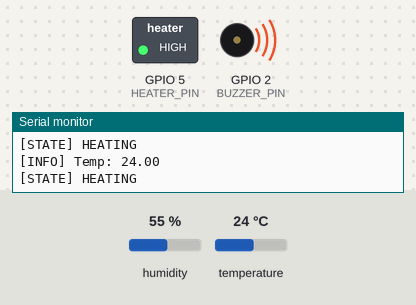
Recording of a sketch running on a simulated ESP32. Shown: switched loads named in the sketch (green lamp = pin HIGH), buzzer (waves = sounding, pin HIGH), the last lines printed to the serial monitor. The test bench sets the inputs (shaded band); at power-on: temperature 24 °C, humidity 55 %.

Above: at 2.8 s.
2.9 s: temperature set to 25.5 °C
At 4.5 s:
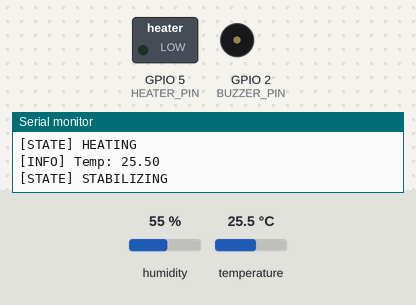
5.6 s: temperature set to 39.4 °C
9.5 s: temperature set to 40.4 °C
At 10.9 s:
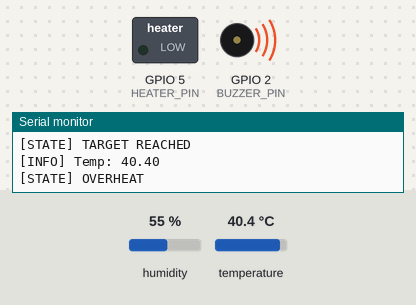
12.2 s: temperature set to 12 °C
At 14.3 s:
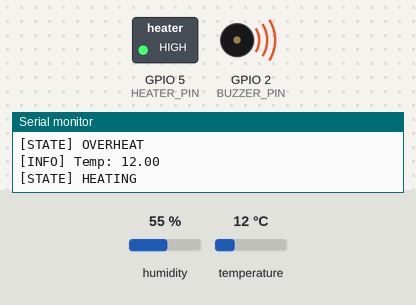
15.5 s: temperature set to 28 °C
At 17.2 s:
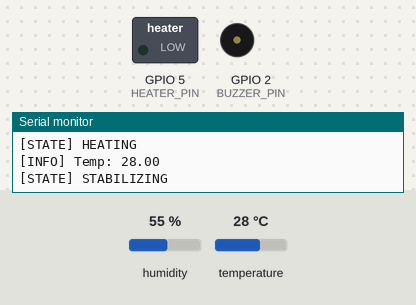
Timing chart, 0 to 18.7 s (numbered marks = the images above; inputs shaded):
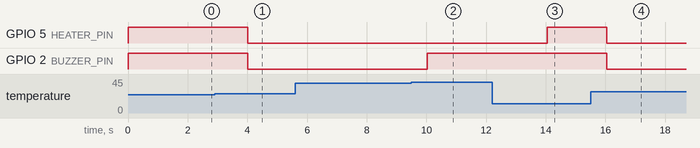

Measured:
- the behaviour switches between 24.9 and 25 °C on temperature (found by bisection; images 0 and 1)
- the behaviour switches between 39.9 and 40 °C on temperature (found by bisection; images 1 and 2)
- after the input at 2.9 s, GPIO 5 (HEATER_PIN), GPIO 2 (BUZZER_PIN): HIGH → LOW after 1.1 s
- after the input at 9.5 s, GPIO 2 (BUZZER_PIN): LOW → HIGH after 0.53 s
- after the input at 12.2 s, GPIO 5 (HEATER_PIN): LOW → HIGH after 1.8 s
- after the input at 15.5 s, GPIO 5 (HEATER_PIN), GPIO 2 (BUZZER_PIN): HIGH → LOW after 0.55 s

The sketch:

sketch.ino
```cpp
// Heater Control System using DHT22 and ESP32
// Simulates heater ON/OFF based on temperature thresholds

#include <DHT.h>

#define DHTPIN 4           // GPIO pin where the DHT22 is connected
#define DHTTYPE DHT22      // Define the sensor type as DHT22

#define HEATER_PIN 5       // GPIO pin to simulate heater (e.g., LED or Relay)
#define BUZZER_PIN 2       // Optional: Buzzer or LED for visual feedback

// Thresholds (you can adjust these based on requirements)
#define TEMP_LOW 25.0
#define TEMP_HIGH 30.0
#define TEMP_OVERHEAT 40.0

DHT dht(DHTPIN, DHTTYPE);

// Define states
enum State {
  IDLE,
  HEATING,
  STABILIZING,
  TARGET_REACHED,
  OVERHEAT
};

State currentState = IDLE;

void setup() {
  Serial.begin(115200);            // Start Serial Monitor
  dht.begin();                     // Initialize DHT sensor
  pinMode(HEATER_PIN, OUTPUT);    // Heater control pin
  pinMode(BUZZER_PIN, OUTPUT);    // Optional: Visual/buzzer feedback
  digitalWrite(HEATER_PIN, LOW);  // Start with heater OFF
  digitalWrite(BUZZER_PIN, LOW);
}

void loop() {
  float temp = dht.readTemperature();  // Read temperature in Celsius

  if (isnan(temp)) {
    Serial.println("[ERROR] Failed to read from DHT22!");
    delay(2000);
    return;
  }

  Serial.print("[INFO] Temp: ");
  Serial.println(temp);

  // State logic based on temperature
  if (temp < TEMP_LOW) {
    currentState = HEATING;
    digitalWrite(HEATER_PIN, HIGH);
    digitalWrite(BUZZER_PIN, HIGH);  // Heater ON, feedback ON
  } else if (temp >= TEMP_LOW && temp < TEMP_HIGH) {
    currentState = STABILIZING;
    digitalWrite(HEATER_PIN, LOW);
    digitalWrite(BUZZER_PIN, LOW);   // Heater OFF, stabilizing
  } else if (temp >= TEMP_HIGH && temp < TEMP_OVERHEAT) {
    currentState = TARGET_REACHED;
    digitalWrite(HEATER_PIN, LOW);
    digitalWrite(BUZZER_PIN, LOW);   // Reached target, no heating
  } else if (temp >= TEMP_OVERHEAT) {
    currentState = OVERHEAT;
    digitalWrite(HEATER_PIN, LOW);
    digitalWrite(BUZZER_PIN, HIGH);  // Overheat warning
  } else {
    currentState = IDLE;
    digitalWrite(HEATER_PIN, LOW);
    digitalWrite(BUZZER_PIN, LOW);
  }

  // Print current state
  switch (currentState) {
    case IDLE:
      Serial.println("[STATE] IDLE");
      break;
    case HEATING:
      Serial.println("[STATE] HEATING");
      break;
    case STABILIZING:
      Serial.println("[STATE] STABILIZING");
      break;
    case TARGET_REACHED:
      Serial.println("[STATE] TARGET REACHED");
      break;
    case OVERHEAT:
      Serial.println("[STATE] OVERHEAT");
      break;
  }

  delay(2000);  // Wait 2 seconds before next read (DHT22 limitation)
}
```
